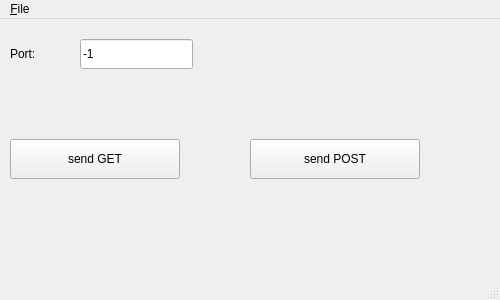
<?xml version="1.0" encoding="UTF-8"?>
<ui version="4.0">
 <class>MainWindow</class>
 <widget class="QMainWindow" name="MainWindow">
  <property name="geometry">
   <rect>
    <x>0</x>
    <y>0</y>
    <width>500</width>
    <height>300</height>
   </rect>
  </property>
  <property name="windowTitle">
   <string>Requests test</string>
  </property>
  <widget class="QWidget" name="centralWidget">
   <widget class="QPushButton" name="pushButtonGET">
    <property name="geometry">
     <rect>
      <x>10</x>
      <y>120</y>
      <width>170</width>
      <height>40</height>
     </rect>
    </property>
    <property name="text">
     <string>send GET</string>
    </property>
   </widget>
   <widget class="QPushButton" name="pushButtonPOST">
    <property name="geometry">
     <rect>
      <x>250</x>
      <y>120</y>
      <width>170</width>
      <height>40</height>
     </rect>
    </property>
    <property name="text">
     <string>send POST</string>
    </property>
   </widget>
   <widget class="QLineEdit" name="editPort">
    <property name="geometry">
     <rect>
      <x>80</x>
      <y>20</y>
      <width>113</width>
      <height>30</height>
     </rect>
    </property>
    <property name="text">
     <string>-1</string>
    </property>
   </widget>
   <widget class="QLabel" name="labelPort">
    <property name="geometry">
     <rect>
      <x>10</x>
      <y>20</y>
      <width>66</width>
      <height>30</height>
     </rect>
    </property>
    <property name="text">
     <string>Port:</string>
    </property>
   </widget>
  </widget>
  <widget class="QMenuBar" name="menuBar">
   <property name="geometry">
    <rect>
     <x>0</x>
     <y>0</y>
     <width>500</width>
     <height>23</height>
    </rect>
   </property>
   <widget class="QMenu" name="menuFile">
    <property name="title">
     <string>&amp;File</string>
    </property>
    <addaction name="actionExit"/>
   </widget>
   <addaction name="menuFile"/>
  </widget>
  <widget class="QStatusBar" name="statusBar"/>
  <action name="actionExit">
   <property name="text">
    <string>E&amp;xit</string>
   </property>
  </action>
 </widget>
 <layoutdefault spacing="6" margin="11"/>
 <resources/>
 <connections/>
</ui>
